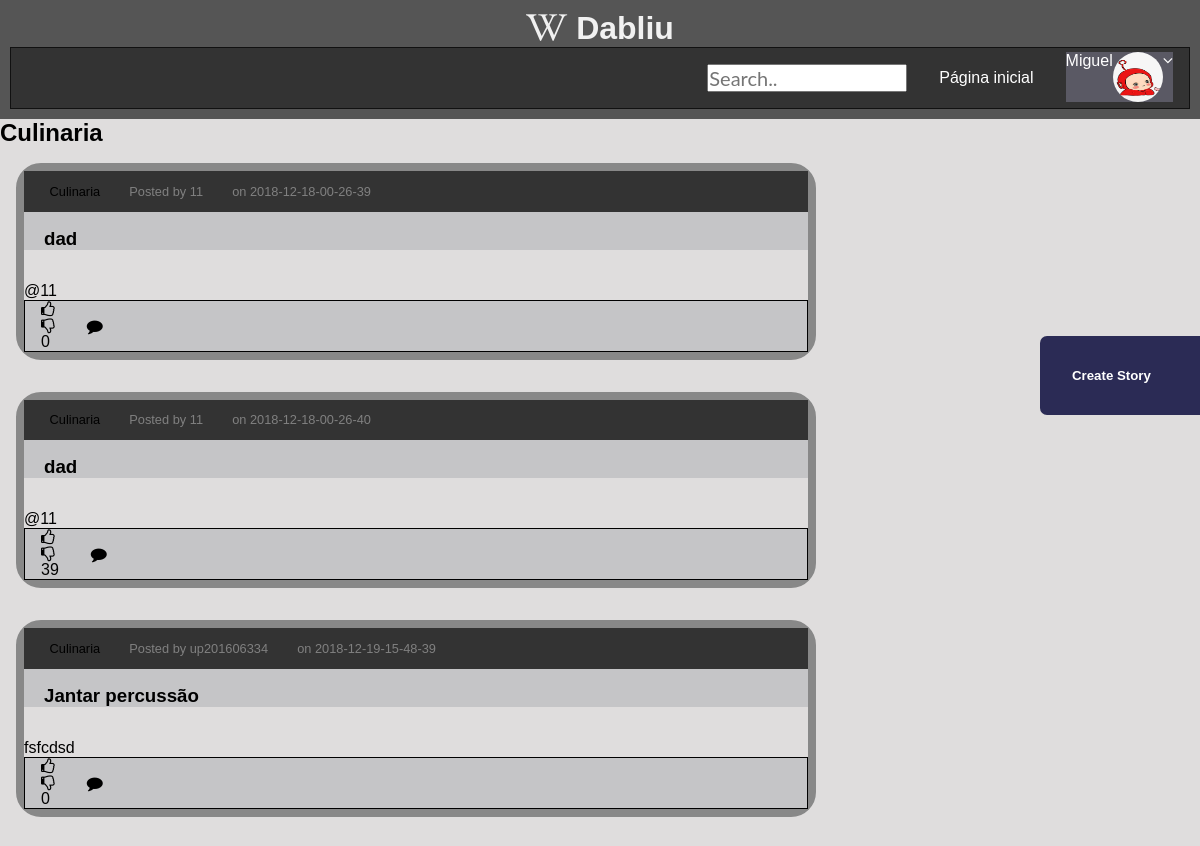
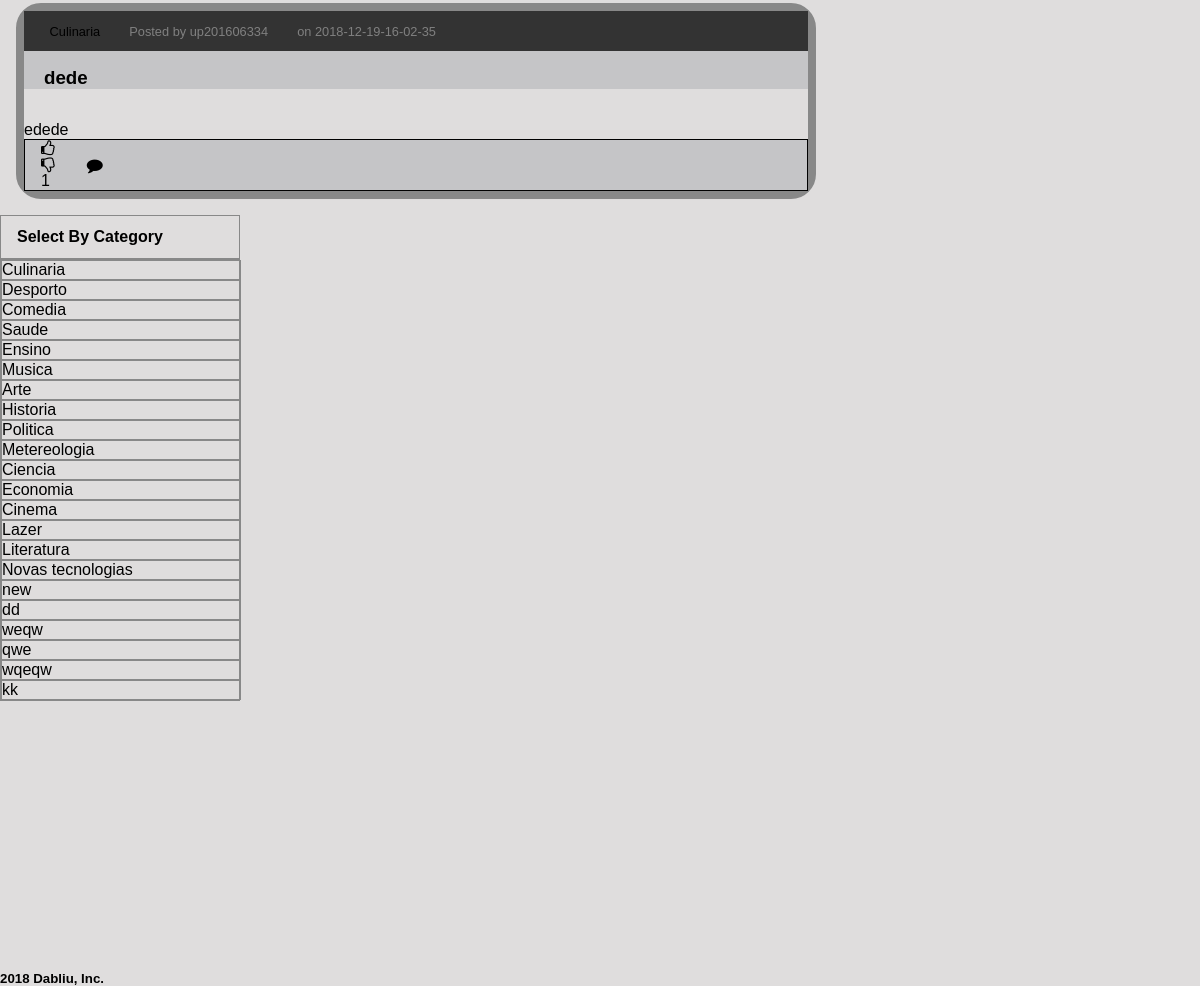
Before: /pages/category_story.php?category_id=Culinaria (signed in) with the older database file (2 pictures, top to bottom).
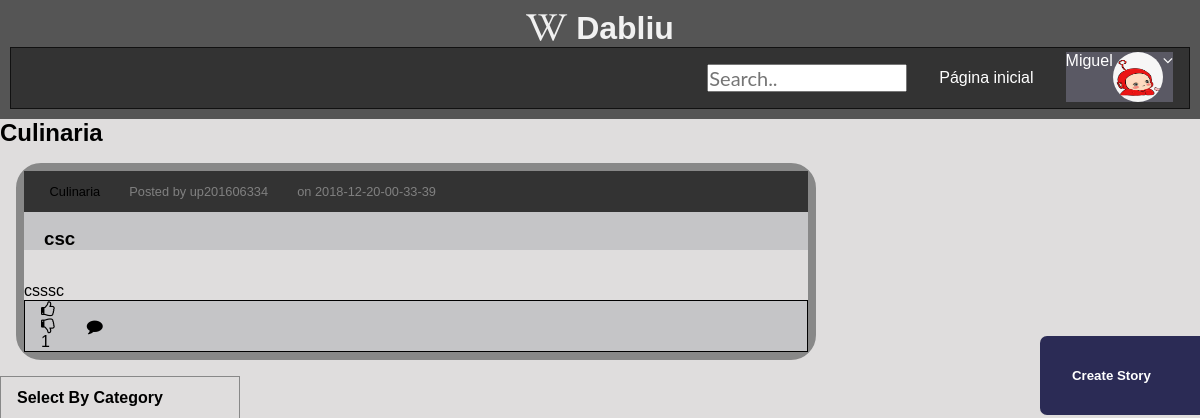
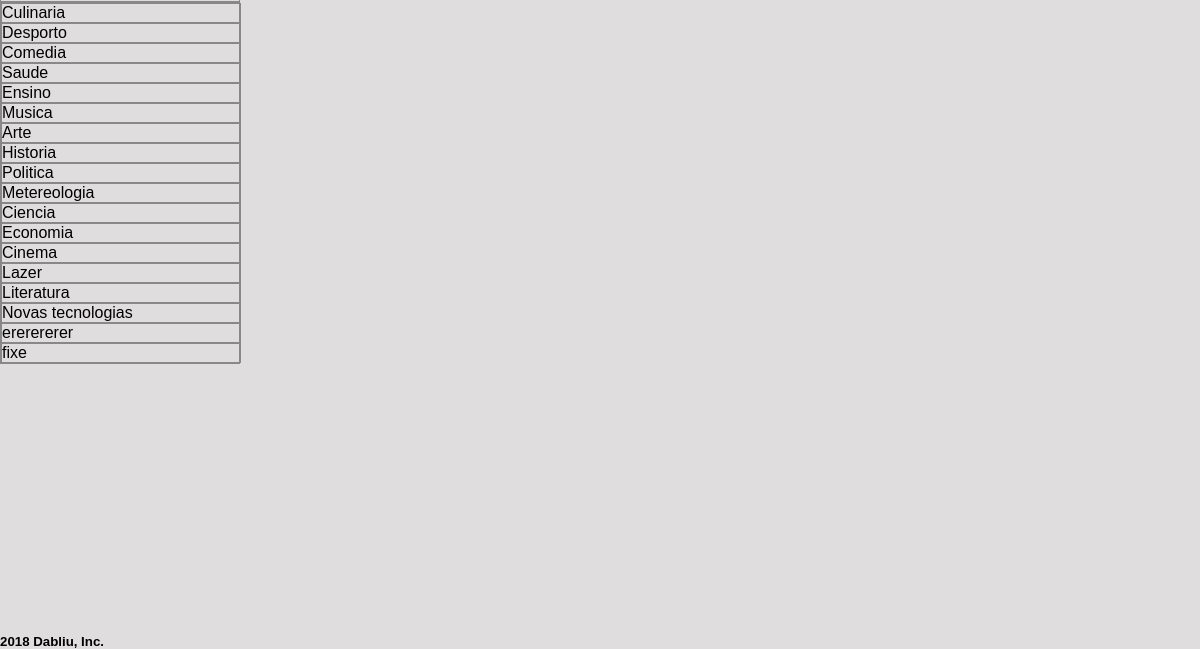
After: the same page with the newer database file (2 pictures, top to bottom).
### tables this page shows
CREATE TABLE Post (
    Title VARCHAR,
    Dados VARCHAR,
    postID   INTEGER PRIMARY KEY,
    CategoryName TEXT REFERENCES Category(CategoryName),
    username TEXT REFERENCES user(username),
    up INTEGER,
    down INTEGER,
    pDate DATETIME CHECK (pDate>0)

);

CREATE TABLE Category (
    CategoryName   TEXT PRIMARY KEY 

);

### database/db_category.php (called while the page is built, shortened)
<?php
function getAllStoriesCat($category_id){
    $db=Database::instance()->db();
    $stmt= $db->prepare('SELECT * FROM Post where CategoryName = ?');
    $stmt->execute(array($category_id));
    return $stmt->fetchAll();
}
?>

### database/db_vote.php (called while the page is built, shortened)
<?php
function voteUp($storyid,$username){
    $db= Database::instance()->db();
    $stmt= $db->prepare('SELECT * FROM Vote WHERE  CommentID is Null and PostID =? and username=? and typeVote=?');
    $stmt->execute(array($storyid,$username,'up'));
    $user= $stmt->fetch();
    if( empty($user)){
           return false;
       }else{
            return true;
       }
}
function voteDown($storyid,$username){
    $db= Database::instance()->db();
    $stmt= $db->prepare('SELECT * FROM Vote WHERE  CommentID is Null and PostID =? and username=? and typeVote=?');
    $stmt->execute(array($storyid,$username,'down'));
    $user= $stmt->fetch();
    if( empty($user)){
           return false;
       }else{
            return true;
       }
}
?>

### templates/tpl_story.php (the view, shortened to what this page needs)
<?php function draw_stories($stories){
    ?>
<div class = "stories_css">
 <?php
  foreach ($stories as $story) {
   draw_story($story);
}
?>
</div>
<?php } ?>
<?php function draw_story($story){
    ?>
    <article>
    <div class="story" >
        <div class = "story_header">
            <span><?=$story['CategoryName']?></span>
            <span style="color: #808080;"> Posted by
                <a href="../pages/user.php?username=<?=$story['username']?>" > <?=$story['username']?></a>
            </span>
            <span style="color: #808080;"> on
                <?=$story['pDate']?>
            </span>
        </div>
        <div class = "story_content">
            <div class = "story_title">
               <h3><a href="../pages/story.php?story_id=<?=$story['postID']?>"><?=$story['Title']?></a></h3>
            </div>
            <p><?=nl2br($story['Dados'])?></p>
        </div>
        <div class = "story_footer">
           <div class="vote-toggle">
                <?php
                   draw_votes($_SESSION['username'],$story['postID'],$story['up'],$story['down']);
                ?>
            </div>
            <div id='comments'>
                    <a href="../pages/story.php?story_id=<?=$story['postID']?>">
                    <i class="fa fa-comment"></i>
                    </a>
            </div>
        </div>
    </article>
<?php }?>
<?php function  draw_votes($username,$story_id,$storyUp,$storyDown){
    ?>
    <div class="votes">
    <a id="voto">
            <?php if (voteUp($story_id,$username) && !voteDown($story_id,$username)) {?>
            <i class="fa fa-thumbs-up"></i>
            <?php } else {
                ?>
                <i class="fa fa-thumbs-o-up"></i>
          <?php  }?>
            </a>
    </div>
    <div class="votes">
    <a id="voto">
            <?php if(voteDown($story_id,$username) && !voteUp($story_id,$username)){?>
                <i class="fa  fa-thumbs-down"></i>
           <?php }else{ ?>
              <i class="fa fa-thumbs-o-down"></i>
         <?php  } ?>
    </a>
    </div>
    <p><?=$storyUp-$storyDown?></p>
<?php } ?>

### templates/tpl_category.php (shortened to what this page needs)
<?php function draw_categories($categories){
    ?>
<div class="select_category">
    <h4>Select By Category</h4>
    <div class="category">
 <?php
  foreach ($categories as $category) {
   draw_category($category);
}
?>
</div>
</div>
<?php } ?>
<?php function draw_category($category){
    ?>
    <div>
        <a href="../pages/category_story.php?category_id=<?=array_values($category)[0]?>"> <?=array_values($category)[0]?></a>
    </div>
<?php }?>
<?php function category_name($category){
    ?>
    <div class="Category Title">
        <h2><a href="../pages/category_story.php?category_id=<?=$category?>"> <?=$category?></a></h2>
    </div>
<?php }?>

Changed rows visible on the page:
removed post: CategoryName "Culinaria", username "11", pDate "2018-12-18-00-26-39", Title "dad", Dados "@11", $storyUp-$storyDown "0"
removed post: CategoryName "Culinaria", username "11", pDate "2018-12-18-00-26-40", Title "dad", Dados "@11", $storyUp-$storyDown "39"
removed post: CategoryName "Culinaria", username "up201606334", pDate "2018-12-19-15-48-39", Title "Jantar percussão", Dados "fsfcdsd", $storyUp-$storyDown "0"
removed post: CategoryName "Culinaria", username "up201606334", pDate "2018-12-19-16-02-35", Title "dede", Dados "edede", $storyUp-$storyDown "1"
removed category: category "new"
removed category: category "dd"
removed category: category "weqw"
removed category: category "qwe"
removed category: category "wqeqw"
removed category: category "kk"
now on this page (row edited): post: CategoryName "Culinaria", username "up201606334", pDate "2018-12-20-00-33-39", Title "csc", Dados "csssc", $storyUp-$storyDown "1"
added category: category "ererererer"
added category: category "fixe"
